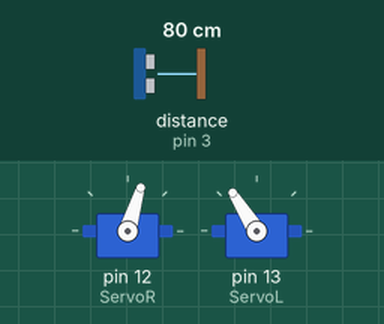
This sketch was run on a simulated Arduino Uno, built with avr-gcc and run on an emulated ATmega328P. On the bench: 2 × servo. Wiring (inferred from the names in the program): ultrasonic range finder: trigger pin 2; echo pin 3. The inputs (shaded band) are chosen by the test bench; at power-on: distance to the obstacle (sensor on pin 3) 80 cm. The echo pulse lasts 58.3 µs per cm.

Above: at 1.2 s.
1.3 s: distance to the obstacle (sensor on pin 3) set to 13 cm
2.8 s: distance to the obstacle (sensor on pin 3) set to 10 cm
At 3.6 s:
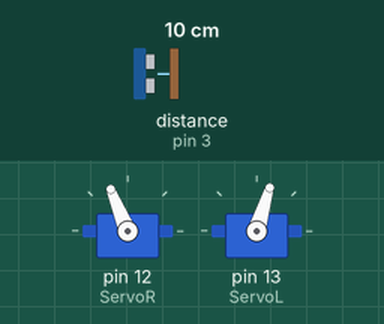
5.8 s: distance to the obstacle (sensor on pin 3) set to 18 cm
At 7.5 s:
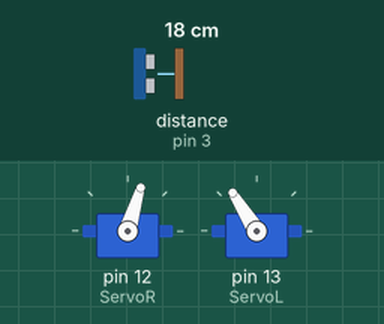
7.8 s: distance to the obstacle (sensor on pin 3) set to 2 cm
At 9.2 s:
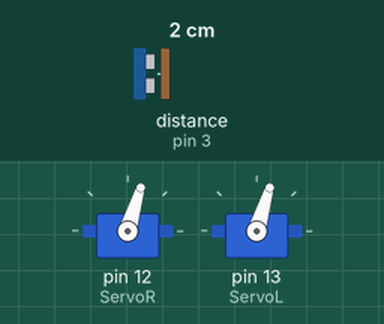
Timing chart, 0 to 11.8 s (numbered marks = the images above; inputs shaded):
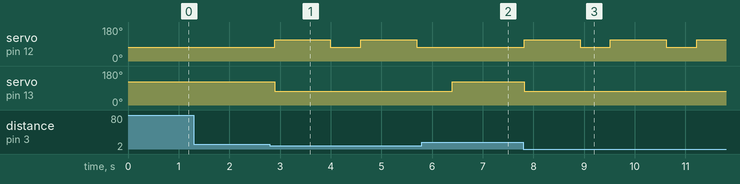

Measured:
- the behaviour switches between 12 and 11 cm on distance to the obstacle (sensor on pin 3) (found by bisection; images 0 and 1)
- after the input at 1.3 s, every drawn part: stays the same
- after the input at 2.8 s, servo on pin 12 (ServoR): alternates 112° for 1.1 s and 73° for 0.60 s, starting after 0.09 s; servo on pin 13 (ServoL): 122° → 73° after 0.09 s
- after the input at 5.8 s, servo on pin 12 (ServoR): stays 73° (without the input it goes to 112° after 0.49 s); servo on pin 13 (ServoL): 73° → 122° after 0.59 s
- after the input at 7.8 s, servo on pin 12 (ServoR): alternates 112° for 1.1 s and 73° for 0.60 s, starting at once; servo on pin 13 (ServoL): 122° → 73° at once

The sketch:

AutonomiaRobotUltrasuoniTest.ino
```cpp
#include <Servo.h>

Servo ServoR;
Servo ServoL;

#define echoPin 3 // pin D2 Arduino Echo dell'HC-SR04
#define trigPin 2 // pin D3 Arduino Trig dell'HC-SR04

long t; // tempo impiegato segnale ultrasuoni
int d;  // distanza rilevata
bool Superamento = false;

void Ctrl_Ostacolo() {
  digitalWrite(trigPin, LOW);
  delayMicroseconds(2);
  digitalWrite(trigPin, HIGH); // Genera un impulso ultrasonico
  delayMicroseconds(10);
  digitalWrite(trigPin, LOW);

  t = pulseIn(echoPin, HIGH); // tempo di ritorno del segnale
  d = t * 0.0344 / 2; //  distanza in cm

  if (d <= 10 || d <= 3 || d <= 5 || d <= 8) {
    Superamento = true;
  } else {
    Superamento = false;
  }
}

void setup() {
  pinMode(trigPin, OUTPUT);
  pinMode(echoPin, INPUT);
  ServoR.attach(12);
  ServoL.attach(13);
}

void loop() {
  ServoR.writeMicroseconds(1300);
  ServoL.writeMicroseconds(1800);

  Ctrl_Ostacolo();

  while (Superamento) {
    ServoR.writeMicroseconds(1700);
    ServoL.writeMicroseconds(1300);
    delay(1100);

    ServoR.writeMicroseconds(1300);
   ServoL.writeMicroseconds(1300);
   delay(600);

    Ctrl_Ostacolo();
  }

  delay(100);
}
```
